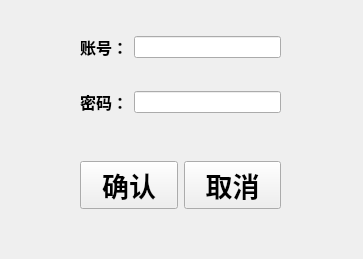
<?xml version="1.0" encoding="UTF-8"?>
<ui version="4.0">
 <class>ManagerLoginWidget</class>
 <widget class="QWidget" name="ManagerLoginWidget">
  <property name="geometry">
   <rect>
    <x>0</x>
    <y>0</y>
    <width>363</width>
    <height>259</height>
   </rect>
  </property>
  <property name="windowTitle">
   <string>Form</string>
  </property>
  <widget class="QLabel" name="label_error">
   <property name="geometry">
    <rect>
     <x>70</x>
     <y>210</y>
     <width>219</width>
     <height>31</height>
    </rect>
   </property>
   <property name="maximumSize">
    <size>
     <width>219</width>
     <height>65</height>
    </size>
   </property>
   <property name="text">
    <string/>
   </property>
  </widget>
  <widget class="QWidget" name="">
   <property name="geometry">
    <rect>
     <x>80</x>
     <y>160</y>
     <width>201</width>
     <height>51</height>
    </rect>
   </property>
   <layout class="QHBoxLayout" name="horizontalLayout">
    <item>
     <widget class="QPushButton" name="pushButton_confirm">
      <property name="font">
       <font>
        <pointsize>20</pointsize>
        <weight>75</weight>
        <bold>true</bold>
       </font>
      </property>
      <property name="text">
       <string>确认</string>
      </property>
     </widget>
    </item>
    <item>
     <widget class="QPushButton" name="pushButton_cancel">
      <property name="font">
       <font>
        <pointsize>20</pointsize>
        <weight>75</weight>
        <bold>true</bold>
       </font>
      </property>
      <property name="text">
       <string>取消</string>
      </property>
     </widget>
    </item>
   </layout>
  </widget>
  <widget class="QWidget" name="">
   <property name="geometry">
    <rect>
     <x>80</x>
     <y>10</y>
     <width>201</width>
     <height>129</height>
    </rect>
   </property>
   <layout class="QGridLayout" name="gridLayout">
    <item row="0" column="1">
     <widget class="QLineEdit" name="lineEdit_account"/>
    </item>
    <item row="0" column="0" alignment="Qt::AlignHCenter">
     <widget class="QLabel" name="label_account">
      <property name="font">
       <font>
        <pointsize>12</pointsize>
        <weight>75</weight>
        <bold>true</bold>
       </font>
      </property>
      <property name="text">
       <string>账号：</string>
      </property>
     </widget>
    </item>
    <item row="1" column="1">
     <widget class="QLineEdit" name="lineEdit_password"/>
    </item>
    <item row="1" column="0">
     <widget class="QLabel" name="label_password">
      <property name="font">
       <font>
        <pointsize>12</pointsize>
        <weight>75</weight>
        <bold>true</bold>
       </font>
      </property>
      <property name="text">
       <string>密码：</string>
      </property>
     </widget>
    </item>
   </layout>
  </widget>
 </widget>
 <resources/>
 <connections/>
</ui>
